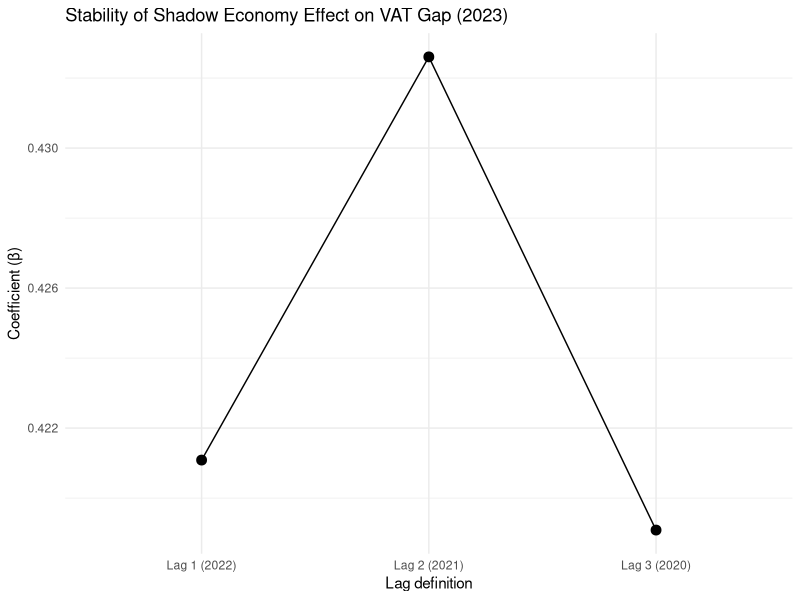

Generate this figure with R:
# =========================
# 1. Load data
# =========================
df <- read.csv("se_crossgap2023.csv", stringsAsFactors = FALSE)

# Curățare nume coloane (ani ca numeric)
names(df) <- gsub("X", "", names(df))

# Convertim coloanele de ani la numeric
years <- as.character(2003:2022)
df[years] <- lapply(df[years], as.numeric)

# VAT gap 2023 (coloana a 3-a în exemplul tău)
df$VAT_gap_2023 <- as.numeric(gsub("%", "", df$VAT_Gap))

# =========================
# 2. Shadow economy lags
# =========================
df$shadow_2022 <- df$`2022`
df$shadow_2021 <- df$`2021`
df$shadow_2020 <- df$`2020`


# =========================
# 3. Regressions
# =========================
m_lag1 <- lm(VAT_gap_2023 ~ shadow_2022, data = df)
m_lag2 <- lm(VAT_gap_2023 ~ shadow_2021, data = df)
m_lag3 <- lm(VAT_gap_2023 ~ shadow_2020, data = df)


# =========================
# 4. Stability table
# =========================
# =========================
# 4. Stability table (Updated)
# =========================
extract_results <- function(model, lag){
  c(
    Lag = lag,
    Beta = coef(model)[2],
    Std_Error = summary(model)$coefficients[2,2],
    t_value = summary(model)$coefficients[2,3],  # This is the t-value
    p_value = summary(model)$coefficients[2,4],  # This is the p-value (Pr(>|t|))
    R2 = summary(model)$r.squared
  )
}

results <- rbind(
  extract_results(m_lag1, "Lag 1 (2022)"),
  extract_results(m_lag2, "Lag 2 (2021)"),
  extract_results(m_lag3, "Lag 3 (2020)")
)

results <- as.data.frame(results)

# Convert numerical columns from character/factor to numeric
# Columns 2 to 6 are now numerical (Beta, Std_Error, t_value, p_value, R2)
results[,2:6] <- lapply(results[,2:6], as.numeric)

# Print the final table with t-value and p-value
print(results)
# =========================
# 5. Coefficient stability plot
# =========================
library(ggplot2)

ggplot(results, aes(x = Lag, y = Beta.shadow_2022, group = 1)) +
  geom_line() +
  geom_point(size = 3) +
  labs(
    title = "Stability of Shadow Economy Effect on VAT Gap (2023)",
    y = "Coefficient (β)",
    x = "Lag definition"
  ) +
  theme_minimal()
